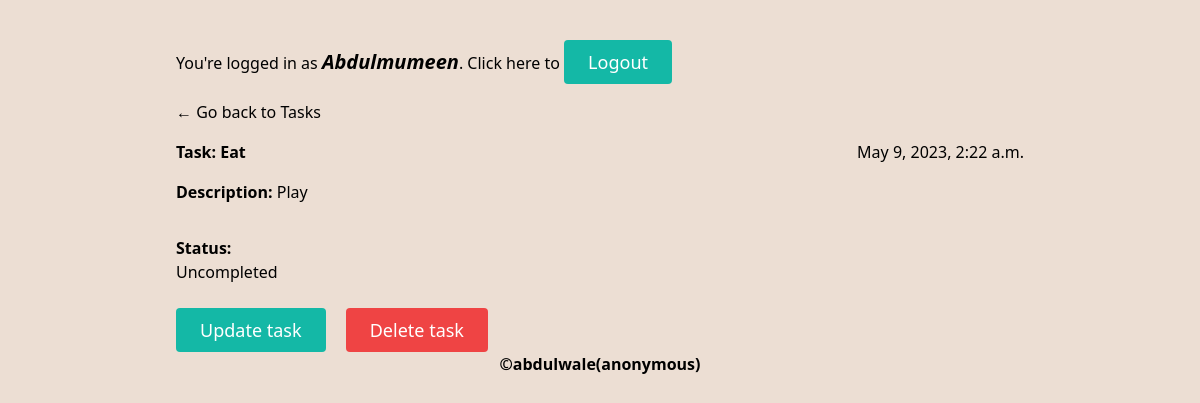
The app's page /todo-app/task/40/ (signed in) with its own data.
### todo_app/models.py (models this page shows)
class Task(models.Model):
    user = models.ForeignKey(User, on_delete=models.CASCADE)
    title = models.CharField(max_length=25)
    description = models.TextField()
    created_at = models.DateTimeField(auto_now_add=True)
    is_completed = models.BooleanField(default=False)
    updated = models.DateTimeField(auto_now=True)
    class Meta:
        ordering = ['-is_completed']
    def __str__(self):
        return self.title

### todo_app/views.py (the view)
# urls.py: path('task/<int:pk>/', detailPage, name="detail-page"),
@login_required
def detailPage(request, pk):
    task = get_object_or_404(Task, id=pk)
    return render(request, 'todo_app/detail_page.html', {'task':task})

### todo_app/templates/todo_app/detail_page.html (shortened to what this page needs)
{% extends "todo_app/base.html" %}
{% block content %}
<a href="{% url 'todo-app:home-page' %}">&larr; Go back to Tasks</a>
<div class="flex mb-4 mt-4 justify-between items-center">
  <h3 class="font-bold">Task: {{task}}</h3>
  <h3>{{task.updated}}</h3>
</div>
<p class="mb-8"><strong>Description:</strong> {{task.description}}</p>
<p><strong>Status:</strong></p>
{% if task.is_completed %}
<p>Completed</p>
{% else %}
<p>Uncompleted</p>
{% endif %}
<div class="mt-6">
  <a
    class="inline-flex text-white bg-teal-500 border-0 py-2 px-6 focus:outline-none hover:bg-teal-600 rounded text-lg"
    href="{% url 'todo-app:update-page' task.id %}"
    >Update task</a
  >
  <a
    class="inline-flex ml-4 text-white bg-red-500 border-0 py-2 px-6 focus:outline-none hover:bg-red-600 rounded text-lg"
    href="{% url 'todo-app:delete-page' task.id %}"
    >Delete task</a
  >
</div>
{% endblock %}

### todo_app/templates/todo_app/base.html (shortened to what this page needs)
{% load static tailwind_tags %}
<!DOCTYPE html>
<html lang="en">
  <head>
    {% tailwind_css %}
  </head>
  <body class="max-h-screen bg-[#ecded3]">
    <div class="max-w-4xl p-6 px-6 mx-auto mt-4">
      <div class="mb-4">
        {% if user.is_authenticated %}
        <p>
          You're logged in as
          <em class="text-xl font-bold">{{request.user}}</em>. Click here to
          <a
            class="inline-flex text-white bg-teal-500 border-0 py-2 px-6 focus:outline-none hover:bg-teal-600 rounded text-lg"
            href="{% url 'logout' %}"
            >Logout</a
          >
        </p>
        {% endif %}
      </div>
      {% block content %} {% endblock %}
      <footer class="text-center font-bold text-black">
        &copy;<a href="https://github.com/Abdulmumin3/DJTodoApp"
          >abdulwale(anonymous)</a
        >
      </footer>
    </div>
  </body>
</html>

### records on screen
Task: title "Eat", updated "May 9, 2023, 2:22 a.m.", description "Play"

### other values on screen
{{ request.user }} "Abdulmumeen"
